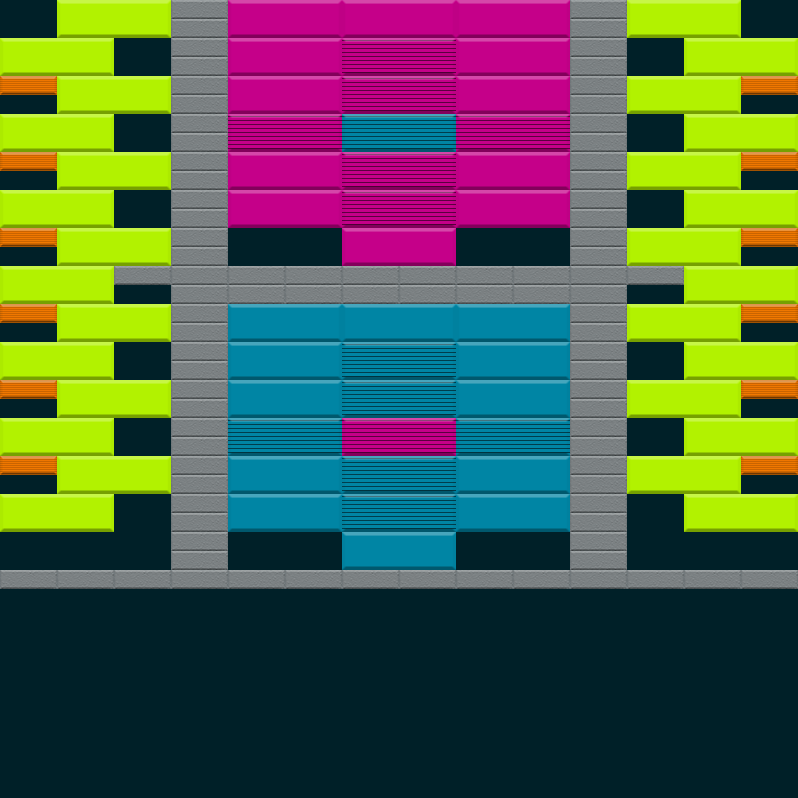

Tiled map render using the project's own tile images. Description and the map definition, with tile-layer contents summarised, below:
An orthogonal 14x42 tile map with 57x19 px tiles, 2 tile layers (Bricks, Powerups), 3 tilesets and 9 objects (D, A, C, B, E, ...).

<map version="1.0" tiledversion="1.0.3" orientation="orthogonal" renderorder="left-up" width="14" height="42" tilewidth="57" tileheight="19" backgroundcolor="#002028" nextobjectid="21">
 <properties>
  <property name="FinalBallSpeedPercentageIncrease" type="int" value="25" />
 </properties>
 <tileset firstgid="1" name="Bricks" tilewidth="114" tileheight="38" tilecount="18" columns="0">
  <tile id="0">
   <properties>
    <property name="HitsToDestroy" type="int" value="1" />
   </properties>
   <image width="114" height="38" source="../../../../SourceImages/Game/Brick-A1.png" />
  </tile>
  <tile id="1">
   <properties>
    <property name="HitsToDestroy" type="int" value="2" />
   </properties>
   <image width="114" height="38" source="../../../../SourceImages/Game/Brick-A2.png" />
  </tile>
  <tile id="2">
   <properties>
    <property name="HitsToDestroy" type="int" value="1" />
   </properties>
   <image width="114" height="38" source="../../../../SourceImages/Game/Brick-B1.png" />
  </tile>
  <tile id="3">
   <properties>
    <property name="HitsToDestroy" type="int" value="2" />
   </properties>
   <image width="114" height="38" source="../../../../SourceImages/Game/Brick-B2.png" />
  </tile>
  <tile id="4">
   <properties>
    <property name="HitsToDestroy" type="int" value="1" />
   </properties>
   <image width="114" height="38" source="../../../../SourceImages/Game/Brick-C1.png" />
  </tile>
  <tile id="5">
   <properties>
    <property name="HitsToDestroy" type="int" value="2" />
   </properties>
   <image width="114" height="38" source="../../../../SourceImages/Game/Brick-C2.png" />
  </tile>
  <tile id="6">
   <properties>
    <property name="HitsToDestroy" type="int" value="1" />
   </properties>
   <image width="114" height="38" source="../../../../SourceImages/Game/Brick-D1.png" />
  </tile>
  <tile id="7">
   <properties>
    <property name="HitsToDestroy" type="int" value="2" />
   </properties>
   <image width="114" height="38" source="../../../../SourceImages/Game/Brick-D2.png" />
  </tile>
  <tile id="8">
   <properties>
    <property name="HitsToDestroy" type="int" value="-1" />
   </properties>
   <image width="114" height="38" source="../../../../SourceImages/Game/Brick-E1.png" />
  </tile>
  <tile id="9">
   <properties>
    <property name="HitsToDestroy" type="int" value="1" />
   </properties>
   <image width="57" height="19" source="../../../../SourceImages/Game/SmallBrick-A1.png" />
  </tile>
  <tile id="10">
   <properties>
    <property name="HitsToDestroy" type="int" value="2" />
   </properties>
   <image width="57" height="19" source="../../../../SourceImages/Game/SmallBrick-A2.png" />
  </tile>
  <tile id="11">
   <properties>
    <property name="HitsToDestroy" type="int" value="1" />
   </properties>
   <image width="57" height="19" source="../../../../SourceImages/Game/SmallBrick-B1.png" />
  </tile>
  <tile id="12">
   <properties>
    <property name="HitsToDestroy" type="int" value="2" />
   </properties>
   <image width="57" height="19" source="../../../../SourceImages/Game/SmallBrick-B2.png" />
  </tile>
  <tile id="14">
   <properties>
    <property name="HitsToDestroy" type="int" value="1" />
   </properties>
   <image width="57" height="19" source="../../../../SourceImages/Game/SmallBrick-C1.png" />
  </tile>
  <tile id="15">
   <properties>
    <property name="HitsToDestroy" type="int" value="2" />
   </properties>
   <image width="57" height="19" source="../../../../SourceImages/Game/SmallBrick-C2.png" />
  </tile>
  <tile id="16">
   <properties>
    <property name="HitsToDestroy" type="int" value="1" />
   </properties>
   <image width="57" height="19" source="../../../../SourceImages/Game/SmallBrick-D1.png" />
  </tile>
  <tile id="17">
   <properties>
    <property name="HitsToDestroy" type="int" value="2" />
   </properties>
   <image width="57" height="19" source="../../../../SourceImages/Game/SmallBrick-D2.png" />
  </tile>
  <tile id="18">
   <properties>
    <property name="HitsToDestroy" type="int" value="-1" />
   </properties>
   <image width="57" height="19" source="../../../../SourceImages/Game/SmallBrick-E1.png" />
  </tile>
 </tileset>
 <tileset firstgid="20" name="Powerups" tilewidth="57" tileheight="57" tilecount="3" columns="0">
  <tile id="0">
   <properties>
    <property name="PowerupType" type="int" value="3" />
   </properties>
   <image width="57" height="57" source="../../../../SourceImages/Game/PowerupFireball.png" />
  </tile>
  <tile id="1">
   <properties>
    <property name="PowerupType" type="int" value="1" />
   </properties>
   <image width="57" height="57" source="../../../../SourceImages/Game/PowerupLargerPaddle.png" />
  </tile>
  <tile id="2">
   <properties>
    <property name="PowerupType" type="int" value="2" />
   </properties>
   <image width="57" height="57" source="../../../../SourceImages/Game/PowerupMultiBall.png" />
  </tile>
 </tileset>
 <tileset firstgid="23" name="Wormholes" tilewidth="57" tileheight="57" tilecount="2" columns="0">
  <tile id="2">
   <image width="57" height="57" source="../../../../SourceImages/Game/WormholeIn.png" />
  </tile>
  <tile id="3">
   <image width="57" height="57" source="../../../../SourceImages/Game/WormholeOut.png" />
  </tile>
 </tileset>
 <layer name="Bricks" width="14" height="42">
  <data>[588 cells, 166 non-empty, 7 distinct tile ids]</data>
 </layer>
 <layer name="Powerups" width="14" height="42">
  <data>[588 cells, 0 non-empty, 0 distinct tile ids]</data>
 </layer>
 <objectgroup name="Wormholes">
  <object id="10" name="D" gid="26" x="235" y="57" width="57" height="55">
   <properties>
    <property name="ExitDirection" value="SE" />
    <property name="WormholeType" type="int" value="1" />
   </properties>
  </object>
  <object id="11" name="A" gid="25" x="370" y="649" width="57" height="57">
   <properties>
    <property name="ExitDirection" value="S" />
    <property name="ExitName" value="B" />
    <property name="WormholeType" type="int" value="2" />
   </properties>
  </object>
  <object id="12" name="C" gid="25" x="110" y="567" width="57" height="57">
   <properties>
    <property name="ExitName" value="D" />
    <property name="WormholeType" type="int" value="0" />
   </properties>
  </object>
  <object id="13" name="B" gid="26" x="3" y="57" width="57" height="55">
   <properties>
    <property name="ExitDirection" value="SE" />
    <property name="WormholeType" type="int" value="1" />
   </properties>
  </object>
  <object id="15" name="E" gid="25" x="508" y="262" width="57" height="57">
   <properties>
    <property name="ExitName" value="F" />
    <property name="WormholeType" type="int" value="0" />
   </properties>
  </object>
  <object id="17" name="F" gid="26" x="233" y="363" width="57" height="55">
   <properties>
    <property name="ExitDirection" value="SE" />
    <property name="WormholeType" type="int" value="1" />
   </properties>
  </object>
  <object id="18" name="G" gid="25" x="508" y="566" width="57" height="57">
   <properties>
    <property name="ExitName" value="H" />
    <property name="WormholeType" type="int" value="0" />
   </properties>
  </object>
  <object id="19" name="H" gid="26" x="738" y="57" width="57" height="55">
   <properties>
    <property name="ExitDirection" value="SW" />
    <property name="WormholeType" type="int" value="1" />
   </properties>
  </object>
  <object id="20" name="I" gid="25" x="631" y="566" width="57" height="57">
   <properties>
    <property name="ExitName" value="A" />
    <property name="WormholeType" type="int" value="0" />
   </properties>
  </object>
 </objectgroup>
</map>
